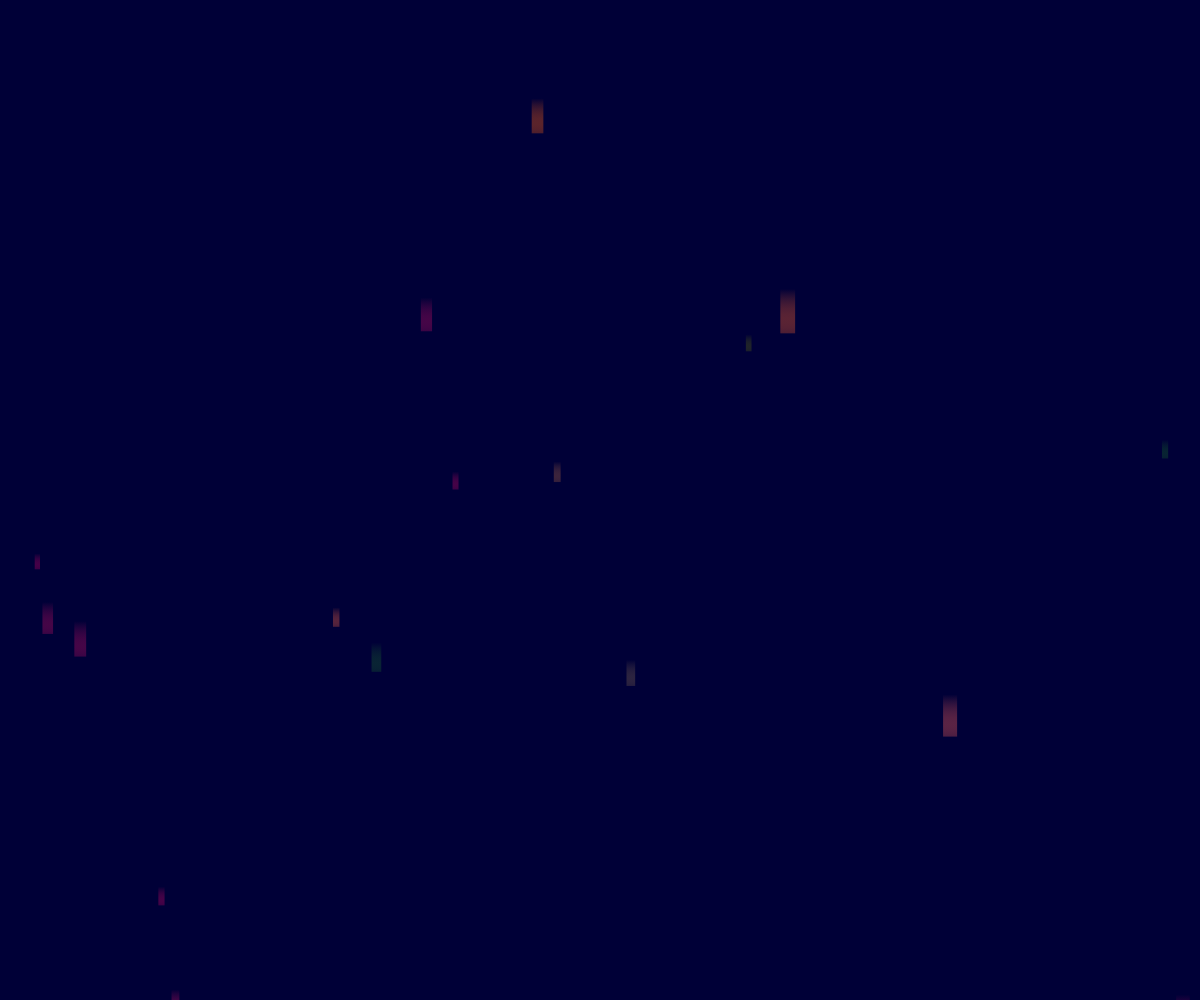
Frame 1 (no input)
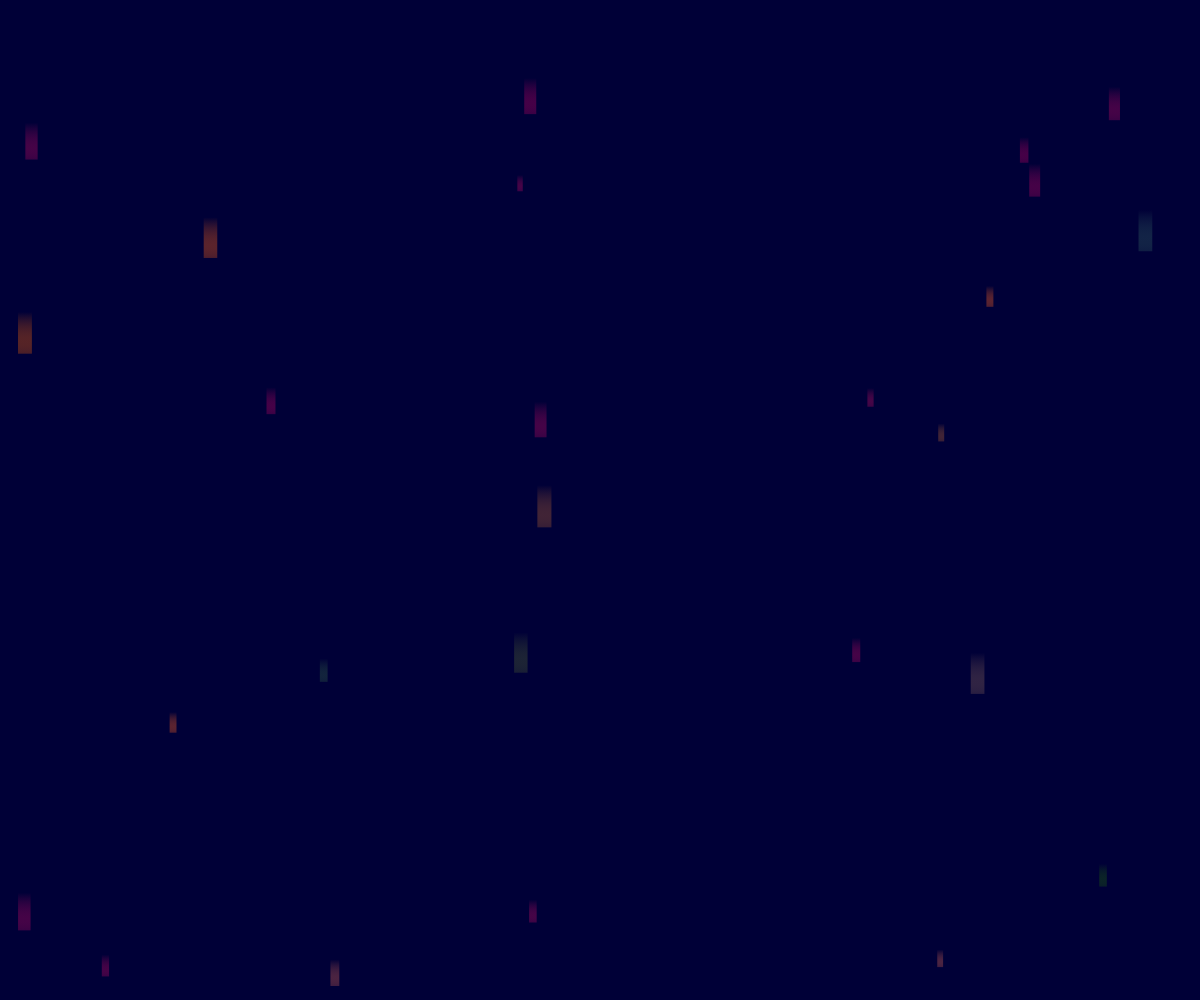
Frame 60 (no input)
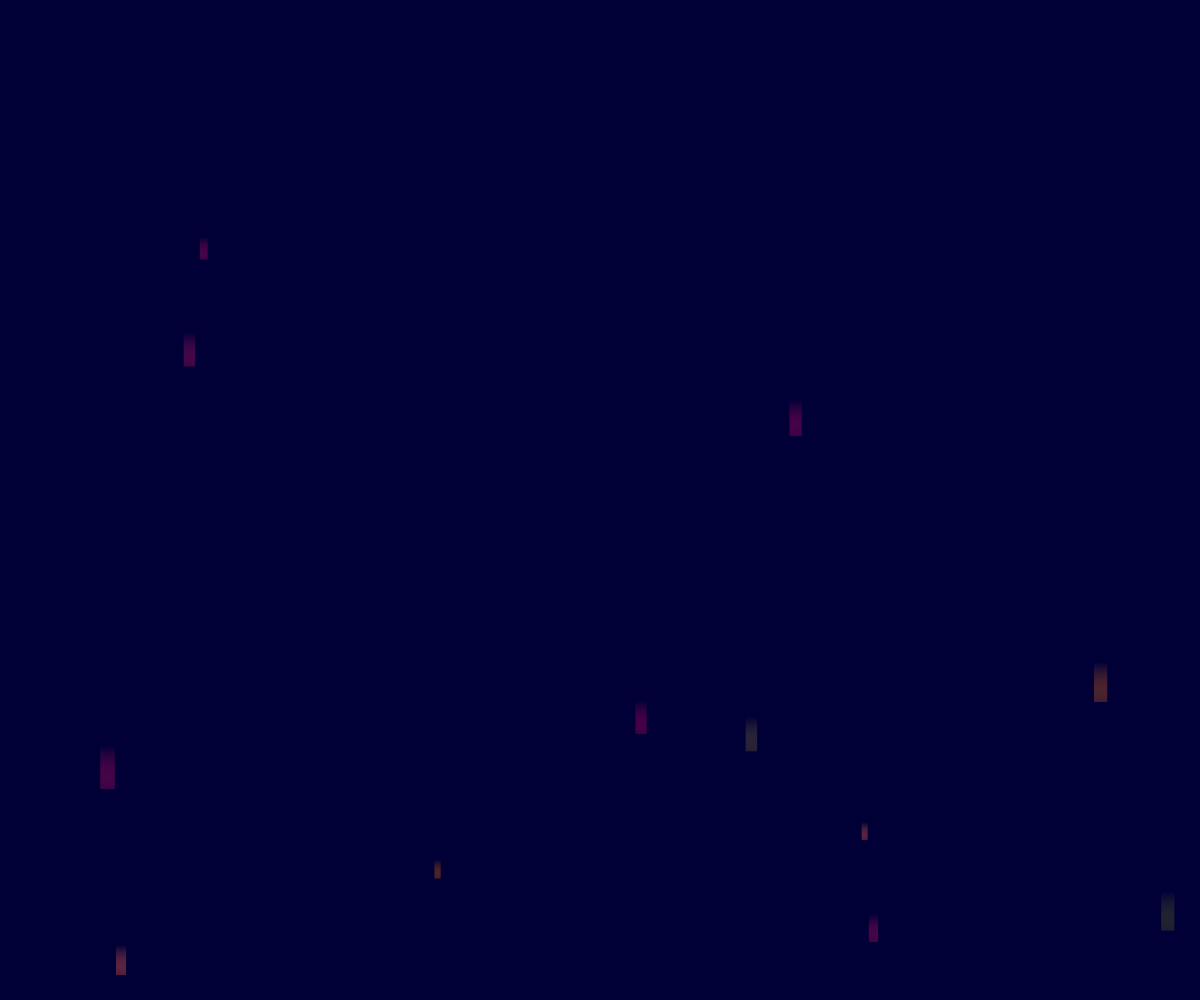
Frame 120 (the mouse pressed at the canvas centre since frame 60)

The p5.js sketch that drew these frames (run headless with seeded random() and noise() and a simulated clock; from frame 60 on, the mouse is pressed at the canvas centre):

// p5.js sketch
// ── sketch.js
// sketch.js - purpose and description here
// Author: Jimmy Nguyen
// Date: 1/22/24

// Here is how you might set up an OOP p5.js project
// Note that p5.js looks for a file called sketch.js

// Constants - User-servicable parts
// In a longer project I like to put these in a separate file
// Globals
var colorCount = 20;
var hueValues = [];
var saturationValues = [];
var brightnessValues = [];
var actRandomSeed = 0;
var alphaValue = 75;

// setup() function is called once when the program starts
function setup() {
    createCanvas(windowWidth, windowHeight);
    noStroke();
}
// draw() function is called repeatedly, it's the main animation loop
function draw() {
    loop();
    background(0, 0, 54.5);
    
    // ------ colors ------
    // create palette
    for (var i = 0; i < colorCount; i++) {
      if (i % 2 == 0) {
        hueValues[i] = random(360);
        saturationValues[i] = 100;
        brightnessValues[i] = random(100);
      } else {
        hueValues[i] = 195;
        saturationValues[i] = random(20);
        brightnessValues[i] = 100;
      }
    }
    
    // --- area tiling ---
    // --- draw lanterns ---
    var counter = 0;
    var rowCount = int(random(5, 30));
    var rowHeight = height / rowCount;
    
    for ( var i = rowCount; i >= 0; i--) {
      var x = random(0, width);
      var y = random(0, height);
      var w = random(5, 15);
      var h = w * 3;
      
      var index = counter % colorCount;
      var col1 = color(0, 0, 54.5);
      var col2 = color(hueValues[index], saturationValues[index], brightnessValues[index], alphaValue);
      gradient(x, y, w, h, col1, col2);
      
      counter++;
    }
}
  function gradient(x, y, w, h, c1, c2) {
    var ctx = drawingContext; // global canvas context p5.js var
    var grd = ctx.createLinearGradient(x, y, x, y + h);
    grd.addColorStop(0, c1.toString());
    grd.addColorStop(1, c2.toString());
    ctx.fillStyle = grd;
    ctx.fillRect(x, y, w, h);
}
